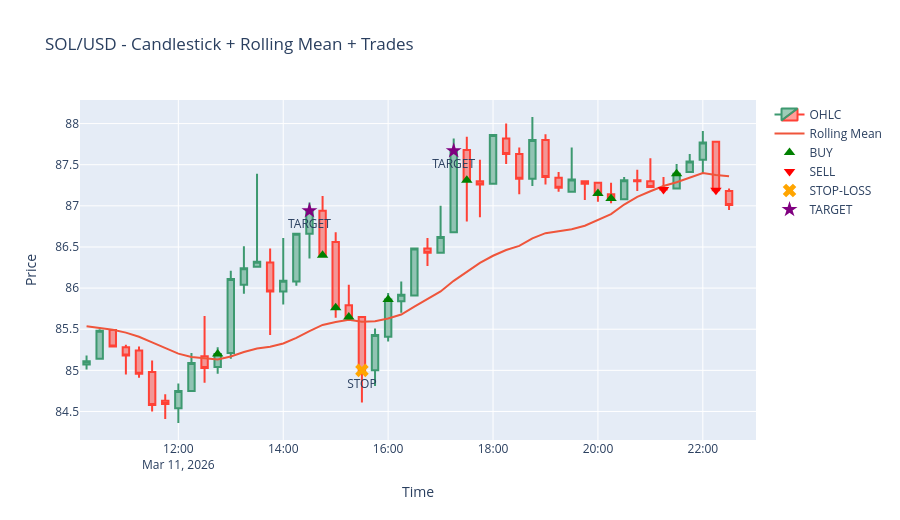

The code cell stored with this chart in its notebook:
### Markdown cell above
### Candlestick + Rolling Mean + interactive BUY/SELL annotations (Plotly)

### Code cell
import plotly.graph_objects as go

df2 = df.sort_values('timestamp')[-50:].copy()
df2['timestamp'] = pd.to_datetime(df2['timestamp'])

tr = trades_df.copy()
tr['timestamp'] = pd.to_datetime(tr['timestamp'])
tr = tr[tr['timestamp'].isin(df2['timestamp'])]

buy_pts = tr[tr['side'] == 'BUY'].merge(df2[['timestamp','close']], on='timestamp', how='left')
sell_pts = tr[tr['side'] == 'SELL'].merge(df2[['timestamp','close']], on='timestamp', how='left')

if 'reason' in sell_pts.columns:
    stop_pts = sell_pts[sell_pts['reason'] == 'STOP']
    target_pts = sell_pts[sell_pts['reason'] == 'TARGET']
    normal_sell_pts = sell_pts[~sell_pts['reason'].isin(['STOP','TARGET'])]
else:
    stop_pts = sell_pts.iloc[0:0]
    target_pts = sell_pts.iloc[0:0]
    normal_sell_pts = sell_pts

fig = go.Figure()
fig.add_trace(go.Candlestick(
    x=df2['timestamp'], open=df2['open'], high=df2['high'], low=df2['low'], close=df2['close'], name='OHLC'
))
fig.add_trace(go.Scatter(
    x=df2['timestamp'], y=df2['rolling_mean'], mode='lines', name='Rolling Mean'
))
fig.add_trace(go.Scatter(
    x=buy_pts['timestamp'], y=buy_pts['close'], mode='markers',
    name='BUY', marker=dict(symbol='triangle-up', size=10, color='green')
))
fig.add_trace(go.Scatter(
    x=normal_sell_pts['timestamp'], y=normal_sell_pts['close'], mode='markers',
    name='SELL', marker=dict(symbol='triangle-down', size=10, color='red')
))
fig.add_trace(go.Scatter(
    x=stop_pts['timestamp'], y=stop_pts['close'], mode='markers+text',
    name='STOP-LOSS', marker=dict(symbol='x', size=12, color='orange'),
    text=['STOP']*len(stop_pts), textposition='bottom center'
))
fig.add_trace(go.Scatter(
    x=target_pts['timestamp'], y=target_pts['close'], mode='markers+text',
    name='TARGET', marker=dict(symbol='star', size=12, color='purple'),
    text=['TARGET']*len(target_pts), textposition='bottom center'
))

fig.update_layout(
    title=f"{symbol} - Candlestick + Rolling Mean + Trades",
    xaxis_title='Time', yaxis_title='Price', xaxis_rangeslider_visible=False, hovermode='x unified', height=520
)
fig.show()

### Figure 1 — Plotly figure (JSON) as saved in the notebook; plotly's stock layout.template omitted (floating-point values rounded to 4 significant figures)
{"data": [{"close": [85.11, 85.48, 85.29, 85.18, 84.96, 84.58, 84.59, 84.75, 85.09, 85.03, 85.2, 86.11, 86.24, 86.32, 85.96, 86.09, 86.66, 86.94, 86.4, 85.76, 85.65, 85.0, 85.43, 85.86, 85.92, 86.48, 86.43, 86.62, 87.67, 87.31, 87.26, 87.86, 87.63, 87.33, 87.8, 87.35, 87.22, 87.32, 87.27, 87.15, 87.09, 87.31, 87.3, 87.23, 87.2, 87.39, 87.54, 87.77, 87.19, 87.01], "high": [85.18, 85.5, 85.49, 85.31, 85.29, 85.12, 84.71, 84.84, 85.21, 85.66, 85.28, 86.21, 86.51, 87.39, 86.48, 86.61, 86.67, 87.04, 87.12, 86.68, 86.04, 85.65, 85.51, 85.94, 86.08, 86.48, 86.61, 87.0, 87.82, 87.84, 87.56, 87.86, 88.0, 87.71, 88.08, 87.87, 87.41, 87.71, 87.31, 87.28, 87.28, 87.35, 87.44, 87.58, 87.35, 87.51, 87.63, 87.91, 87.78, 87.21], "low": [85.01, 85.13, 85.29, 84.95, 84.91, 84.5, 84.41, 84.36, 84.74, 84.85, 84.96, 85.14, 85.93, 86.26, 85.43, 85.8, 86.03, 86.36, 86.4, 85.64, 85.64, 84.61, 84.81, 85.35, 85.7, 85.91, 86.27, 86.43, 86.67, 86.81, 86.86, 87.26, 87.51, 87.14, 87.24, 87.26, 87.17, 87.17, 87.07, 87.05, 87.03, 87.08, 87.18, 87.22, 87.16, 87.21, 87.41, 87.39, 87.18, 86.95], "name": "OHLC", "open": [85.07, 85.14, 85.49, 85.28, 85.24, 84.98, 84.63, 84.54, 84.75, 85.17, 85.04, 85.21, 86.04, 86.26, 86.31, 85.96, 86.08, 86.66, 86.94, 86.56, 85.79, 85.65, 85.0, 85.41, 85.84, 85.91, 86.48, 86.43, 86.68, 87.68, 87.3, 87.27, 87.82, 87.63, 87.33, 87.8, 87.34, 87.17, 87.3, 87.28, 87.14, 87.08, 87.31, 87.3, 87.21, 87.21, 87.41, 87.56, 87.78, 87.18], "type": "candlestick", "x": ["2026-03-11T10:15:00", "2026-03-11T10:30:00", "2026-03-11T10:45:00", "2026-03-11T11:00:00", "2026-03-11T11:15:00", "2026-03-11T11:30:00", "2026-03-11T11:45:00", "2026-03-11T12:00:00", "2026-03-11T12:15:00", "2026-03-11T12:30:00", "2026-03-11T12:45:00", "2026-03-11T13:00:00", "2026-03-11T13:15:00", "2026-03-11T13:30:00", "2026-03-11T13:45:00", "2026-03-11T14:00:00", "2026-03-11T14:15:00", "2026-03-11T14:30:00", "2026-03-11T14:45:00", "2026-03-11T15:00:00", "2026-03-11T15:15:00", "2026-03-11T15:30:00", "2026-03-11T15:45:00", "2026-03-11T16:00:00", "2026-03-11T16:15:00", "2026-03-11T16:30:00", "2026-03-11T16:45:00", "2026-03-11T17:00:00", "2026-03-11T17:15:00", "2026-03-11T17:30:00", "2026-03-11T17:45:00", "2026-03-11T18:00:00", "2026-03-11T18:15:00", "2026-03-11T18:30:00", "2026-03-11T18:45:00", "2026-03-11T19:00:00", "2026-03-11T19:15:00", "2026-03-11T19:30:00", "2026-03-11T19:45:00", "2026-03-11T20:00:00", "2026-03-11T20:15:00", "2026-03-11T20:30:00", "2026-03-11T20:45:00", "2026-03-11T21:00:00", "2026-03-11T21:15:00", "2026-03-11T21:30:00", "2026-03-11T21:45:00", "2026-03-11T22:00:00", "2026-03-11T22:15:00", "2026-03-11T22:30:00"]}, {"mode": "lines", "name": "Rolling Mean", "type": "scatter", "x": ["2026-03-11T10:15:00", "2026-03-11T10:30:00", "2026-03-11T10:45:00", "2026-03-11T11:00:00", "2026-03-11T11:15:00", "2026-03-11T11:30:00", "2026-03-11T11:45:00", "2026-03-11T12:00:00", "2026-03-11T12:15:00", "2026-03-11T12:30:00", "2026-03-11T12:45:00", "2026-03-11T13:00:00", "2026-03-11T13:15:00", "2026-03-11T13:30:00", "2026-03-11T13:45:00", "2026-03-11T14:00:00", "2026-03-11T14:15:00", "2026-03-11T14:30:00", "2026-03-11T14:45:00", "2026-03-11T15:00:00", "2026-03-11T15:15:00", "2026-03-11T15:30:00", "2026-03-11T15:45:00", "2026-03-11T16:00:00", "2026-03-11T16:15:00", "2026-03-11T16:30:00", "2026-03-11T16:45:00", "2026-03-11T17:00:00", "2026-03-11T17:15:00", "2026-03-11T17:30:00", "2026-03-11T17:45:00", "2026-03-11T18:00:00", "2026-03-11T18:15:00", "2026-03-11T18:30:00", "2026-03-11T18:45:00", "2026-03-11T19:00:00", "2026-03-11T19:15:00", "2026-03-11T19:30:00", "2026-03-11T19:45:00", "2026-03-11T20:00:00", "2026-03-11T20:15:00", "2026-03-11T20:30:00", "2026-03-11T20:45:00", "2026-03-11T21:00:00", "2026-03-11T21:15:00", "2026-03-11T21:30:00", "2026-03-11T21:45:00", "2026-03-11T22:00:00", "2026-03-11T22:15:00", "2026-03-11T22:30:00"], "y": [85.54, 85.52, 85.49, 85.46, 85.41, 85.34, 85.27, 85.2, 85.16, 85.15, 85.13, 85.17, 85.22, 85.27, 85.29, 85.33, 85.4, 85.48, 85.55, 85.59, 85.61, 85.59, 85.6, 85.63, 85.68, 85.77, 85.87, 85.96, 86.09, 86.2, 86.31, 86.39, 86.46, 86.51, 86.61, 86.67, 86.7, 86.72, 86.76, 86.83, 86.9, 87.02, 87.11, 87.18, 87.24, 87.29, 87.34, 87.4, 87.38, 87.36]}, {"marker": {"color": "green", "size": 10, "symbol": "triangle-up"}, "mode": "markers", "name": "BUY", "type": "scatter", "x": ["2026-03-11T12:45:00", "2026-03-11T14:45:00", "2026-03-11T15:00:00", "2026-03-11T15:15:00", "2026-03-11T16:00:00", "2026-03-11T17:30:00", "2026-03-11T20:00:00", "2026-03-11T20:15:00", "2026-03-11T21:30:00"], "y": [85.2, 86.4, 85.76, 85.65, 85.86, 87.31, 87.15, 87.09, 87.39]}, {"marker": {"color": "red", "size": 10, "symbol": "triangle-down"}, "mode": "markers", "name": "SELL", "type": "scatter", "x": ["2026-03-11T21:15:00", "2026-03-11T22:15:00"], "y": [87.2, 87.19]}, {"marker": {"color": "orange", "size": 12, "symbol": "x"}, "mode": "markers+text", "name": "STOP-LOSS", "text": ["STOP"], "textposition": "bottom center", "type": "scatter", "x": ["2026-03-11T15:30:00"], "y": [85.0]}, {"marker": {"color": "purple", "size": 12, "symbol": "star"}, "mode": "markers+text", "name": "TARGET", "text": ["TARGET", "TARGET"], "textposition": "bottom center", "type": "scatter", "x": ["2026-03-11T14:30:00", "2026-03-11T17:15:00"], "y": [86.94, 87.67]}], "layout": {"height": 520, "hovermode": "x unified", "title": {"text": "SOL/USD - Candlestick + Rolling Mean + Trades"}, "xaxis": {"rangeslider": {"visible": false}, "title": {"text": "Time"}}, "yaxis": {"title": {"text": "Price"}}}}
